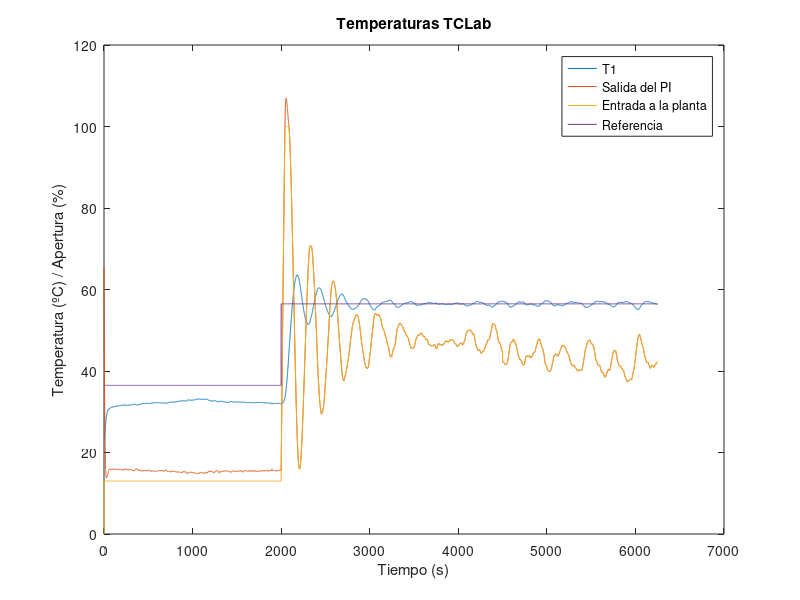

The MATLAB script that drew this image:
load Temperatura_ap_control.mat;
figure

plot(Tiempo, T1_Control);
hold on;
plot(Tiempo, PI_Salida);
plot(Tiempo, Q1_Entrada);
plot(Tiempo, REF_PI);
title('Temperaturas TCLab');
legend('T1', 'Salida del PI', 'Entrada a la planta', 'Referencia');

xlabel('Tiempo (s)'); 
ylabel('Temperatura (ºC) / Apertura (%)'); 
